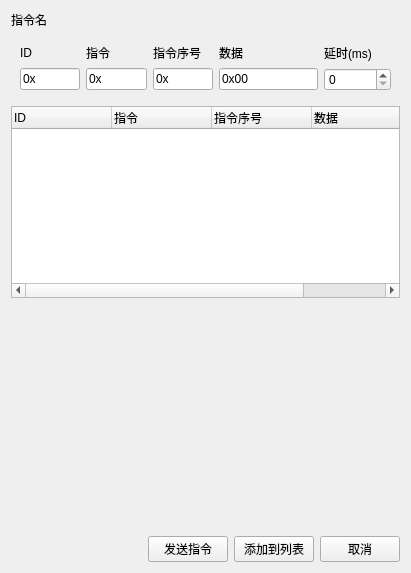
<?xml version="1.0" encoding="UTF-8"?>
<ui version="4.0">
 <class>AddCommandDialog</class>
 <widget class="QWidget" name="AddCommandDialog">
  <property name="geometry">
   <rect>
    <x>0</x>
    <y>0</y>
    <width>411</width>
    <height>573</height>
   </rect>
  </property>
  <property name="windowTitle">
   <string>添加指令</string>
  </property>
  <layout class="QVBoxLayout" name="verticalLayout_2" stretch="0,0,0,1,0">
   <item>
    <widget class="QLabel" name="label_commandName">
     <property name="text">
      <string>指令名</string>
     </property>
    </widget>
   </item>
   <item>
    <widget class="QWidget" name="widget_oneCommand" native="true">
     <layout class="QGridLayout" name="gridLayout_2">
      <item row="1" column="1">
       <widget class="QLineEdit" name="lineEdit_command">
        <property name="maximumSize">
         <size>
          <width>70</width>
          <height>16777215</height>
         </size>
        </property>
        <property name="text">
         <string>0x</string>
        </property>
        <property name="placeholderText">
         <string>2字节</string>
        </property>
       </widget>
      </item>
      <item row="1" column="4">
       <widget class="QSpinBox" name="spinBox">
        <property name="maximum">
         <number>999999</number>
        </property>
        <property name="value">
         <number>0</number>
        </property>
       </widget>
      </item>
      <item row="1" column="0">
       <widget class="QLineEdit" name="lineEdit_id">
        <property name="maximumSize">
         <size>
          <width>70</width>
          <height>16777215</height>
         </size>
        </property>
        <property name="text">
         <string>0x</string>
        </property>
       </widget>
      </item>
      <item row="1" column="3">
       <widget class="QLineEdit" name="lineEdit_data">
        <property name="text">
         <string>0x00</string>
        </property>
        <property name="placeholderText">
         <string>4字节</string>
        </property>
       </widget>
      </item>
      <item row="0" column="1">
       <widget class="QLabel" name="label_14">
        <property name="text">
         <string>指令</string>
        </property>
       </widget>
      </item>
      <item row="1" column="2">
       <widget class="QLineEdit" name="lineEdit_commandSyn">
        <property name="maximumSize">
         <size>
          <width>70</width>
          <height>16777215</height>
         </size>
        </property>
        <property name="text">
         <string>0x</string>
        </property>
        <property name="placeholderText">
         <string>2字节</string>
        </property>
       </widget>
      </item>
      <item row="0" column="4">
       <widget class="QLabel" name="label">
        <property name="text">
         <string>延时(ms)</string>
        </property>
       </widget>
      </item>
      <item row="0" column="3">
       <widget class="QLabel" name="label_16">
        <property name="text">
         <string>数据</string>
        </property>
       </widget>
      </item>
      <item row="0" column="0">
       <widget class="QLabel" name="label_11">
        <property name="text">
         <string>ID</string>
        </property>
       </widget>
      </item>
      <item row="0" column="2">
       <widget class="QLabel" name="label_15">
        <property name="text">
         <string>指令序号</string>
        </property>
       </widget>
      </item>
     </layout>
    </widget>
   </item>
   <item>
    <widget class="QTreeWidget" name="treeWidget">
     <column>
      <property name="text">
       <string>ID</string>
      </property>
     </column>
     <column>
      <property name="text">
       <string>指令</string>
      </property>
     </column>
     <column>
      <property name="text">
       <string>指令序号</string>
      </property>
     </column>
     <column>
      <property name="text">
       <string>数据</string>
      </property>
     </column>
     <column>
      <property name="text">
       <string>延时(ms)</string>
      </property>
     </column>
    </widget>
   </item>
   <item>
    <widget class="QWidget" name="widget" native="true">
     <layout class="QVBoxLayout" name="layout_data">
      <property name="spacing">
       <number>0</number>
      </property>
      <property name="leftMargin">
       <number>0</number>
      </property>
      <property name="topMargin">
       <number>0</number>
      </property>
      <property name="rightMargin">
       <number>0</number>
      </property>
      <property name="bottomMargin">
       <number>0</number>
      </property>
     </layout>
    </widget>
   </item>
   <item>
    <layout class="QHBoxLayout" name="horizontalLayout">
     <item>
      <spacer name="horizontalSpacer">
       <property name="orientation">
        <enum>Qt::Horizontal</enum>
       </property>
       <property name="sizeHint" stdset="0">
        <size>
         <width>40</width>
         <height>20</height>
        </size>
       </property>
      </spacer>
     </item>
     <item>
      <widget class="QPushButton" name="pushButton_send">
       <property name="text">
        <string>发送指令</string>
       </property>
      </widget>
     </item>
     <item>
      <widget class="QPushButton" name="pushButton_ok">
       <property name="text">
        <string>添加到列表</string>
       </property>
      </widget>
     </item>
     <item>
      <widget class="QPushButton" name="pushButton_cancel">
       <property name="text">
        <string>取消</string>
       </property>
      </widget>
     </item>
    </layout>
   </item>
  </layout>
 </widget>
 <resources/>
 <connections/>
</ui>
